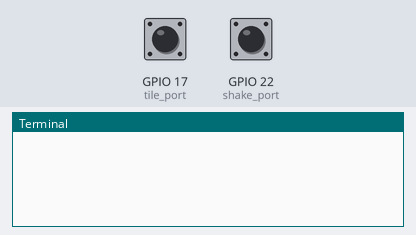
Recording of a program running on a simulated Raspberry Pi (BCM pin numbers). Shown: the last lines printed to the terminal. The inputs (shaded band) are chosen by the test bench; at power-on: GPIO 17 (tile_port) HIGH, GPIO 22 (shake_port) HIGH.

Above: at 1.2 s.
1.3 s: GPIO 17 (tile_port) pulled LOW for 0.15 s
At 2.2 s:
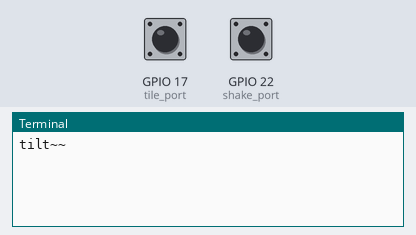
2.9 s: GPIO 22 (shake_port) pulled LOW for 0.15 s
At 3.4 s:
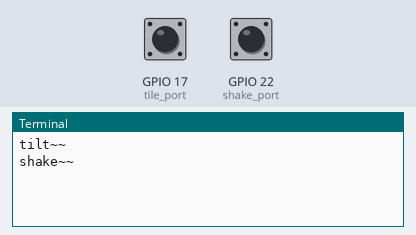

The program:

tilt_shake.py
```python
#!/usr/bin/env python

import RPi.GPIO as GPIO
GPIO.setmode(GPIO.BCM)
tile_port = 17
shake_port = 22

GPIO.setup(tile_port, GPIO.IN, pull_up_down=GPIO.PUD_UP)
GPIO.setup(shake_port, GPIO.IN, pull_up_down=GPIO.PUD_UP)

def switch_tilt(channel):
    if not GPIO.input(channel):
        print("tilt~~")

def switch_shake(channel):
    if not GPIO.input(channel):
        print("shake~~")

GPIO.add_event_detect(shake_port, GPIO.FALLING, callback=switch_shake, bouncetime=100)
GPIO.add_event_detect(tile_port, GPIO.FALLING, callback=switch_tilt, bouncetime=100)

while True:
    pass
```

Measured:
- after the input at 1.3 s, the terminal: prints a new line at once (image 1)
- after the input at 2.9 s, the terminal: prints a new line at once (image 2)
